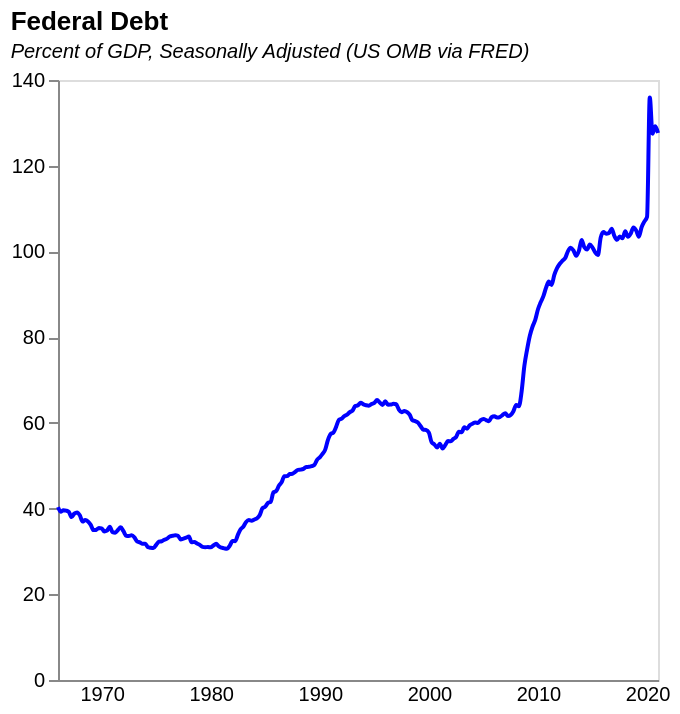

Here is the Vega-Lite specification saved for this chart:
### Vega-Lite specification from a JSON file in a GitHub repository (floating-point values rounded to 4 significant figures; data arrays with more than 128 entries replaced by an {"elided": "..."} marker saying what was removed)
{"$schema": "https://vega.github.io/schema/vega-lite/v5.json", "description": "US 10y bond yield", "title": {"text": "Federal Debt", "subtitle": "Percent of GDP, Seasonally Adjusted (US OMB via FRED)", "subtitleFontStyle": "italic", "subtitleFontSize": 10, "anchor": "start", "color": "black"}, "data": {"values": {"elided": "221 records"}, "format": {"parse": {"date": "date"}}}, "height": 300, "width": 300, "mark": {"type": "line", "point": false, "interpolate": "monotone", "color": "blue"}, "encoding": {"x": {"field": "date", "type": "temporal", "axis": {"title": null, "grid": false, "labelSeparation": 10, "ticks": false}}, "y": {"field": "value", "type": "quantitative", "title": "", "axis": {"grid": false}}}}
